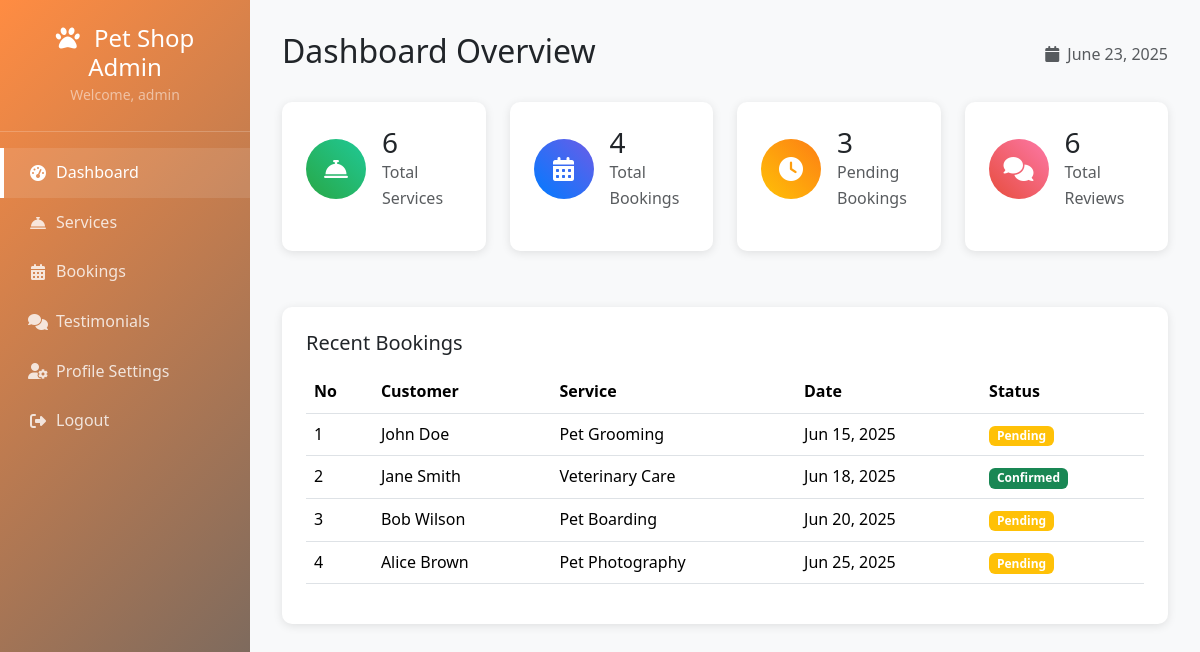
/dashboard.php (signed in), run on the app's committed database.
### tables this page shows
CREATE TABLE `bookings` (
  `id` int NOT NULL,
  `first_name` varchar(50) NOT NULL,
  `last_name` varchar(50) NOT NULL,
  `email` varchar(100) NOT NULL,
  `phone` varchar(20) DEFAULT NULL,
  `service_id` int DEFAULT NULL,
  `appointment_date` date NOT NULL,
  `appointment_time` time NOT NULL,
  `message` text,
  `status` enum('pending','confirmed','cancelled','completed') DEFAULT 'pending',
  `created_at` timestamp NULL DEFAULT CURRENT_TIMESTAMP,
  `updated_at` timestamp NULL DEFAULT CURRENT_TIMESTAMP ON UPDATE CURRENT_TIMESTAMP
);

CREATE TABLE `services` (
  `id` int NOT NULL,
  `name` varchar(100) NOT NULL,
  `description` text NOT NULL,
  `price` decimal(10,2) NOT NULL,
  `icon` varchar(50) DEFAULT NULL,
  `created_at` timestamp NULL DEFAULT CURRENT_TIMESTAMP,
  `updated_at` timestamp NULL DEFAULT CURRENT_TIMESTAMP ON UPDATE CURRENT_TIMESTAMP
);

### configs/database.php (called while the page is built, shortened)
<?php
class Database {
    private $host = 'localhost';
    private $db_name = 'petShops';
    private $username = 'root';
    private $password = '';
    public function getConnection() {
        $this->conn = null;
        try {
            $this->conn = new PDO(
                "mysql:host=" . $this->host . ";dbname=" . $this->db_name,
                $this->username,
                $this->password
            );
            $this->conn->setAttribute(PDO::ATTR_ERRMODE, PDO::ERRMODE_EXCEPTION);
            $this->conn->setAttribute(PDO::ATTR_DEFAULT_FETCH_MODE, PDO::FETCH_OBJ);
        } catch(PDOException $exception) {
            echo "Connection error: " . $exception->getMessage();
        }
        return $this->conn;
    }
}
function getServices() {
    $database = new Database();
    $db = $database->getConnection();
    $query = "SELECT * FROM services ORDER BY id";
    $stmt = $db->prepare($query);
    $stmt->execute();
    return $stmt->fetchAll();
}
function getAllTestimonials() {
    $database = new Database();
    $db = $database->getConnection();
    $query = "SELECT * FROM testimonials ORDER BY created_at DESC";
    $stmt = $db->prepare($query);
    $stmt->execute();
    return $stmt->fetchAll();
}
function getBookings() {
    $database = new Database();
    $db = $database->getConnection();
    $query = "SELECT b.*, s.name as service_name
              FROM bookings b
              LEFT JOIN services s ON b.service_id = s.id
              ORDER BY b.created_at DESC";
    $stmt = $db->prepare($query);
    $stmt->execute();
    return $stmt->fetchAll();
}
?>

### dashboard.php (the view, shortened to what this page needs)
<?php
require_once './configs/database.php';
$services = getServices();
$bookings = getBookings();
$testimonials = getAllTestimonials();
$total_bookings = count($bookings);
$pending_bookings = count(array_filter($bookings, function($b) { return $b->status === 'pending'; }));
?>
<!DOCTYPE html>
<html lang="en">
<head>
    <link href="src/bootstrap/css/bootstrap.min.css" rel="stylesheet">
    <link href="src/fontawsome/css/all.min.css" rel="stylesheet">
    <link rel="stylesheet" href="src/css/style.css">
</head>
<body class="dashboard">
    <div class="sidebar" id="sidebar">
        <div class="sidebar-header">
            <h4 class="text-white mb-0">
                <i class="fas fa-paw me-2"></i>
                Pet Shop Admin
            </h4>
            <small class="text-white-50">Welcome, <?= $_SESSION['admin_username']; ?></small>
        </div>
        <nav class="sidebar-nav">
            <button class="nav-link active w-100 text-start" onclick="showSection('dashboard')">
                <i class="fas fa-tachometer-alt me-2"></i> Dashboard
            </button>
            <button class="nav-link w-100 text-start" onclick="showSection('services-dashboard')">
                <i class="fas fa-concierge-bell me-2"></i> Services
            </button>
            <button class="nav-link w-100 text-start" onclick="showSection('bookings')">
                <i class="fas fa-calendar-alt me-2"></i> Bookings
            </button>
            <button class="nav-link w-100 text-start" onclick="showSection('testimonials')">
                <i class="fas fa-comments me-2"></i> Testimonials
            </button>
            <button class="nav-link w-100 text-start" onclick="showSection('profile')">
                <i class="fas fa-user-cog me-2"></i> Profile Settings
            </button>
            <a href="logout.php" class="nav-link">
                <i class="fas fa-sign-out-alt me-2"></i> Logout
            </a>
        </nav>
    </div>
    <div class="main-content">
        <div id="dashboard" class="section-content active">
            <div class="d-flex justify-content-between align-items-center mb-4">
                <h2>Dashboard Overview</h2>
                <div class="text-muted">
                    <i class="fas fa-calendar me-1"></i>
                    <?= date('F j, Y'); ?>
                </div>
            </div>
            <div class="row">
                <div class="col-md-3 mb-4">
                    <div class="stats-card">
                        <div class="d-flex align-items-center">
                            <div class="stats-icon" style="background: linear-gradient(45deg, #28a745, #20c997);">
                                <i class="fas fa-concierge-bell"></i>
                            </div>
                            <div class="ms-3">
                                <h3 class="mb-0"><?= count($services); ?></h3>
                                <p class="text-muted mb-0">Total Services</p>
                            </div>
                        </div>
                    </div>
                </div>
                <div class="col-md-3 mb-4">
                    <div class="stats-card">
                        <div class="d-flex align-items-center">
                            <div class="stats-icon" style="background: linear-gradient(45deg, #007bff, #6c5ce7);">
                                <i class="fas fa-calendar-alt"></i>
                            </div>
                            <div class="ms-3">
                                <h3 class="mb-0"><?= $total_bookings; ?></h3>
                                <p class="text-muted mb-0">Total Bookings</p>
                            </div>
                        </div>
                    </div>
                </div>
                <div class="col-md-3 mb-4">
                    <div class="stats-card">
                        <div class="d-flex align-items-center">
                            <div class="stats-icon" style="background: linear-gradient(45deg, #ffc107, #fd7e14);">
                                <i class="fas fa-clock"></i>
                            </div>
                            <div class="ms-3">
                                <h3 class="mb-0"><?= $pending_bookings; ?></h3>
                                <p class="text-muted mb-0">Pending Bookings</p>
                            </div>
                        </div>
                    </div>
                </div>
                <div class="col-md-3 mb-4">
                    <div class="stats-card">
                        <div class="d-flex align-items-center">
                            <div class="stats-icon" style="background: linear-gradient(45deg, #e74c3c, #fd79a8);">
                                <i class="fas fa-comments"></i>
                            </div>
                            <div class="ms-3">
                                <h3 class="mb-0"><?= count($testimonials); ?></h3>
                                <p class="text-muted mb-0">Total Reviews</p>
                            </div>
                        </div>
                    </div>
                </div>
            </div>
            <div class="table-container">
                <h5 class="mb-3">Recent Bookings</h5>
                <div class="table-responsive">
                    <table class="table table-hover">
                        <thead>
                            <tr>
                                <th>No</th>
                                <th>Customer</th>
                                <th>Service</th>
                                <th>Date</th>
                                <th>Status</th>
                            </tr>
                        </thead>
                        <tbody>
                            <?php foreach (array_slice($bookings, 0, 5) as $i => $booking): ?>
                            <tr>
                                <td><?= htmlspecialchars($i+1); ?></td>
                                <td><?= htmlspecialchars($booking->first_name . ' ' . $booking->last_name); ?></td>
                                <td><?= htmlspecialchars($booking->service_name ?? 'N/A'); ?></td>
                                <td><?= date('M j, Y', strtotime($booking->appointment_date)); ?></td>
                                <td>
                                    <span class="badge bg-<?= $booking->status === 'confirmed' ? 'success' : ($booking->status === 'pending' ? 'warning' : 'danger'); ?>">
                                        <?= ucfirst($booking->status); ?>
                                    </span>
                                </td>
                            </tr>
                            <?php endforeach; ?>
                        </tbody>
                    </table>
                </div>
            </div>
        </div>
    </div>
</body>
</html>

### src/css/style.css (style rules this page uses)
:root { --primary-color: #ff8c42; --secondary-color: #696562; --light-bg: #FFFFFF; --dark-bg: #8b6f47; --cream-bg: #FFFAEC; --soft-orange: #ffb366; --warm-brown: #555555; --sidebar-width: 250px; }
* { margin: 0; padding: 0; box-sizing: border-box; }
body { background-color: #f8f9fa; font-family: 'Segoe UI', Tahoma, Geneva, Verdana, sans-serif; line-height: 1.6; }
html { scroll-behavior: smooth; }
.sidebar { position: fixed; top: 0; left: 0; height: 100vh; width: var(--sidebar-width); background: linear-gradient(135deg, var(--primary-color), var(--secondary-color)); z-index: 1000; transition: all 0.3s ease; overflow-y: auto; }
.sidebar-header { padding: 1.5rem; text-align: center; border-bottom: 1px solid rgba(255,255,255,0.2); }
.sidebar-nav { padding: 1rem 0; }
.dashboard .nav-link { color: rgba(255,255,255,0.8); padding: 0.75rem 1.5rem; transition: all 0.3s; border: none; background: none; display: flex; align-items: center; text-decoration: none; border-left: 4px solid transparent; }
.dashboard .nav-link:hover, .nav-link.active { color: white; background-color: rgba(255,255,255,0.1); border-left: 4px solid white; }
.dashboard .nav-link i { width: 20px; text-align: center; }
.main-content { margin-left: var(--sidebar-width); padding: 2rem; transition: all 0.3s ease; min-height: 100vh; }
.stats-card { width: 100%; height: 100%; background: white; border-radius: 10px; padding: 1.5rem; box-shadow: 0 2px 10px rgba(0,0,0,0.1); transition: transform 0.3s; margin-bottom: 1rem; }
.stats-icon { width: 60px; height: 60px; border-radius: 50%; display: flex; align-items: center; justify-content: center; font-size: 1.5rem; color: white; flex-shrink: 0; }
.table-container { background: white; border-radius: 10px; padding: 1.5rem; box-shadow: 0 2px 10px rgba(0,0,0,0.1); margin-top: 2rem; overflow: hidden; }
.table-responsive { margin: -0.5rem; padding: 0.5rem; }
.section-content { display: none; }
.section-content.active { display: block; }

### data on the page
bookings: first_name+last_name "John Doe", service.name "Pet Grooming", appointment_date "Jun 15, 2025", status "Pending"
bookings: first_name+last_name "Jane Smith", service.name "Veterinary Care", appointment_date "Jun 18, 2025", status "Confirmed"
bookings: first_name+last_name "Bob Wilson", service.name "Pet Boarding", appointment_date "Jun 20, 2025", status "Pending"
bookings: first_name+last_name "Alice Brown", service.name "Pet Photography", appointment_date "Jun 25, 2025", status "Pending"

### other printed values
$_SESSION['admin_username'] "admin"
count($services) "6"
$total_bookings "4"
$pending_bookings "3"
count($testimonials) "6"
